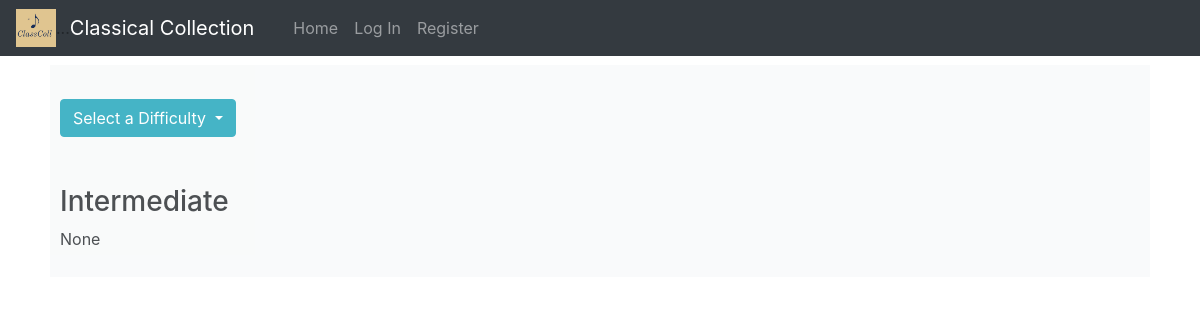
The page /difficulty/Intermediate on the database as committed earlier.
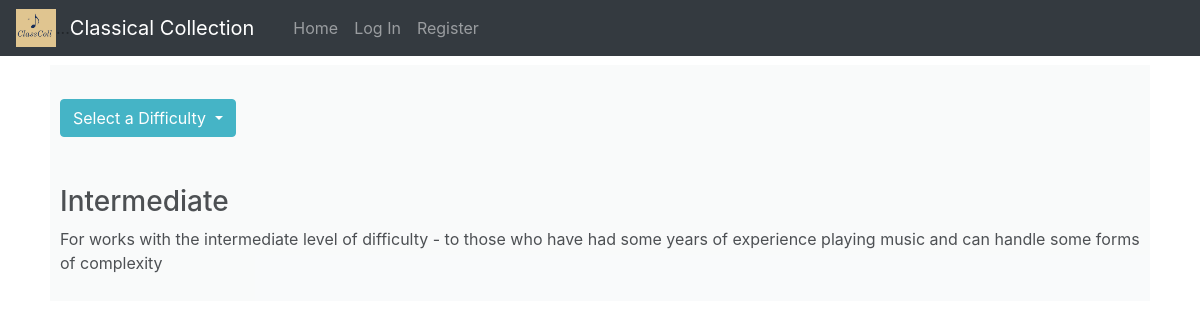
The same page on the database as committed later.
### classcoll/models.py (models this page shows, shortened)
class Difficulty(models.Model):
    rating = models.CharField(max_length=20)
    description = models.TextField(null=True)

### classcoll/views/Attributes.py (the view)
# urls.py: path('difficulty/<str:name>', Attributes.difficulty, name="difficulty"),
def difficulty(request, name):
    target = Difficulty.objects.filter(rating=name).first()
    if target is None:
        return render(request, ERROR_FILE)
    else:
        return render(request, DIFFICULTY_FILE, {
            'difficulties': Difficulty.objects.all(),
            'target': target
        })

### classcoll/templates/classcoll/difficulty.html (shortened to what this page needs)
{% extends "classcoll/layout.html" %}
{% load static %}
{% block body %}
    <div class="bg-light my-background">
        <br>
        <div class="dropdown">
            <button class="btn btn-info dropdown-toggle" type="button" id="sortBy" data-bs-toggle="dropdown" aria-expanded="false">
                Select a Difficulty
            </button>
        </div>
        <br>
        <br>
        <h3>{{ target.rating }}</h3>
        <div>
            <p>{{target.description}}</p>
        </div>
    </div>
{% endblock %}

Rows that differ between the two databases and show on the page:
changed Difficulty "Intermediate": description "None" → "For works with the intermediate level of difficulty - to those who have had some years of experience playing music and can handle some forms of complexity"
